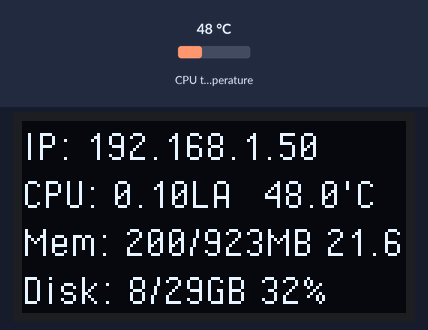
Simulated run of this program. Board: Raspberry Pi (BCM pin numbers). On the bench: 128×64 one-colour display. The test bench sets the inputs (shaded band); at power-on: CPU temperature 48 °C. System figures (address, load, memory, disk, uptime) are fixed made-up values; text uses the font file from the repository.

Above: at 1.2 s.
1.3 s: CPU temperature set to 31 °C
At 3.6 s:
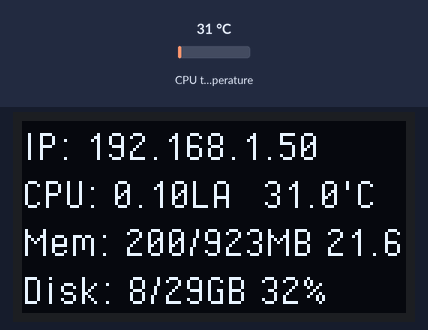
3.9 s: CPU temperature set to 44 °C
At 5.6 s:
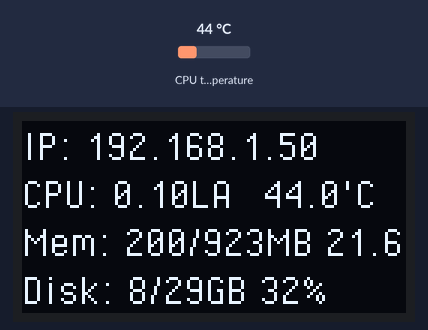
Timing chart, 0 to 7.1 s (numbered marks = the images above; inputs shaded):
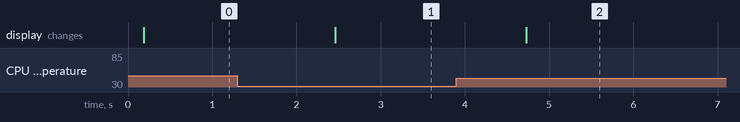

Measured:
- after the input at 1.3 s, the display: changes after 1.2 s (image 1)
- after the input at 3.9 s, the display: changes after 0.83 s (image 2)

The program:

stats.py
```python
# Created by: Michael Klements
# For Raspberry Pi Desktop Case with OLED Stats Display
# Base on Adafruit CircuitPython & SSD1306 Libraries
# Installation & Setup Instructions - https://www.the-diy-life.com/add-an-oled-stats-display-to-raspberry-pi-os-bullseye/
import time
import board
import busio
import digitalio

from PIL import Image, ImageDraw, ImageFont
import adafruit_ssd1306

import subprocess

# Define the Reset Pin
oled_reset = digitalio.DigitalInOut(board.D4)

# Display Parameters
WIDTH = 128
HEIGHT = 64
BORDER = 5

# Display Refresh
LOOPTIME = 1.0

# Use for I2C.
i2c = board.I2C()
oled = adafruit_ssd1306.SSD1306_I2C(WIDTH, HEIGHT, i2c, addr=0x3C, reset=oled_reset)

# Clear display.
oled.fill(0)
oled.show()

# Create blank image for drawing.
# Make sure to create image with mode '1' for 1-bit color.
image = Image.new("1", (oled.width, oled.height))

# Get drawing object to draw on image.
draw = ImageDraw.Draw(image)

# Draw a white background
draw.rectangle((0, 0, oled.width, oled.height), outline=255, fill=255)

font = ImageFont.truetype('PixelOperator.ttf', 16)
#font = ImageFont.load_default()

while True:

    # Draw a black filled box to clear the image.
    draw.rectangle((0, 0, oled.width, oled.height), outline=0, fill=0)

    # Shell scripts for system monitoring from here : https://unix.stackexchange.com/questions/119126/command-to-display-memory-usage-disk-usage-and-cpu-load
    cmd = "hostname -I | cut -d\' \' -f1"
    IP = subprocess.check_output(cmd, shell = True )
    cmd = "top -bn1 | grep load | awk '{printf \"CPU: %.2f\", $(NF-2)}'"
    CPU = subprocess.check_output(cmd, shell = True )
    cmd = "free -m | awk 'NR==2{printf \"Mem: %s/%sMB %.2f%%\", $3,$2,$3*100/$2 }'"
    MemUsage = subprocess.check_output(cmd, shell = True )
    cmd = "df -h | awk '$NF==\"/\"{printf \"Disk: %d/%dGB %s\", $3,$2,$5}'"
    Disk = subprocess.check_output(cmd, shell = True )
    cmd = "vcgencmd measure_temp |cut -f 2 -d '='"
    Temp = subprocess.check_output(cmd, shell = True )

    # Pi Stats Display
    draw.text((0, 0), "IP: " + str(IP,'utf-8'), font=font, fill=255)
    draw.text((0, 16), str(CPU,'utf-8') + "LA", font=font, fill=255)
    draw.text((80, 16), str(Temp,'utf-8') , font=font, fill=255)
    draw.text((0, 32), str(MemUsage,'utf-8'), font=font, fill=255)
    draw.text((0, 48), str(Disk,'utf-8'), font=font, fill=255)

    # Display image
    oled.image(image)
    oled.show()
    time.sleep(LOOPTIME)
```
